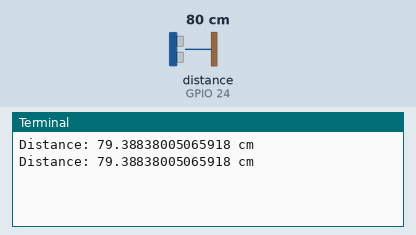
Recording of a program running on a simulated Raspberry Pi (BCM pin numbers). Parts: the last lines printed to the terminal. The inputs (shaded band) are chosen by the test bench; at power-on: distance to the obstacle (sensor on GPIO 24) 80 cm. The echo pulse lasts 58.3 µs per cm; the clock reads 2024-03-15 10:24:30 at power-on unless the program sets it.

Above: at 2.2 s.
2.3 s: distance to the obstacle (sensor on GPIO 24) set to 2 cm
At 3.6 s:
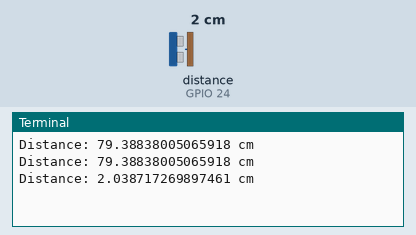
3.8 s: distance to the obstacle (sensor on GPIO 24) set to 4 cm
At 4.7 s:
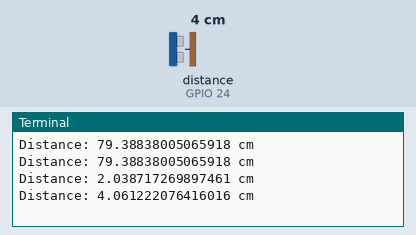
Timing chart, 0 to 6.8 s (numbered marks = the images above; inputs shaded):
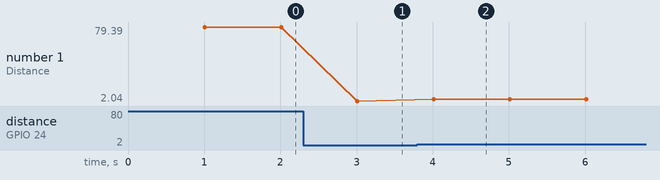

Measured:
- after the input at 2.3 s, the terminal: prints a new line after 0.71 s (image 1)
- after the input at 3.8 s, the terminal: prints a new line after 0.21 s (image 2)
- plotted number 1: 79.39 → 2.04 after the input at 2.3 s, 2.04 → 4.07 after the input at 3.8 s

The program:

dist-us.py
```python
import time, wiringpi as pi

TRIG_PIN = 23
ECHO_PIN = 24

pi.wiringPiSetupGpio()

pi.pinMode( TRIG_PIN, pi.OUTPUT )
pi.pinMode( ECHO_PIN, pi.INPUT )
pi.digitalWrite( TRIG_PIN, pi.LOW )
time.sleep( 1 )

def mesure():
    pi.digitalWrite( TRIG_PIN, pi.HIGH )
    time.sleep(0.00001)
    pi.digitalWrite( TRIG_PIN, pi.LOW )
    while ( pi.digitalRead( ECHO_PIN ) == pi.LOW ):
        sigoff = time.time()
    while ( pi.digitalRead( ECHO_PIN ) == 1 ):
        sigon = time.time()
    return ( sigon - sigoff ) * 17000

while True:
    print ("Distance:", mesure(), "cm" )
    time.sleep(1)
```
